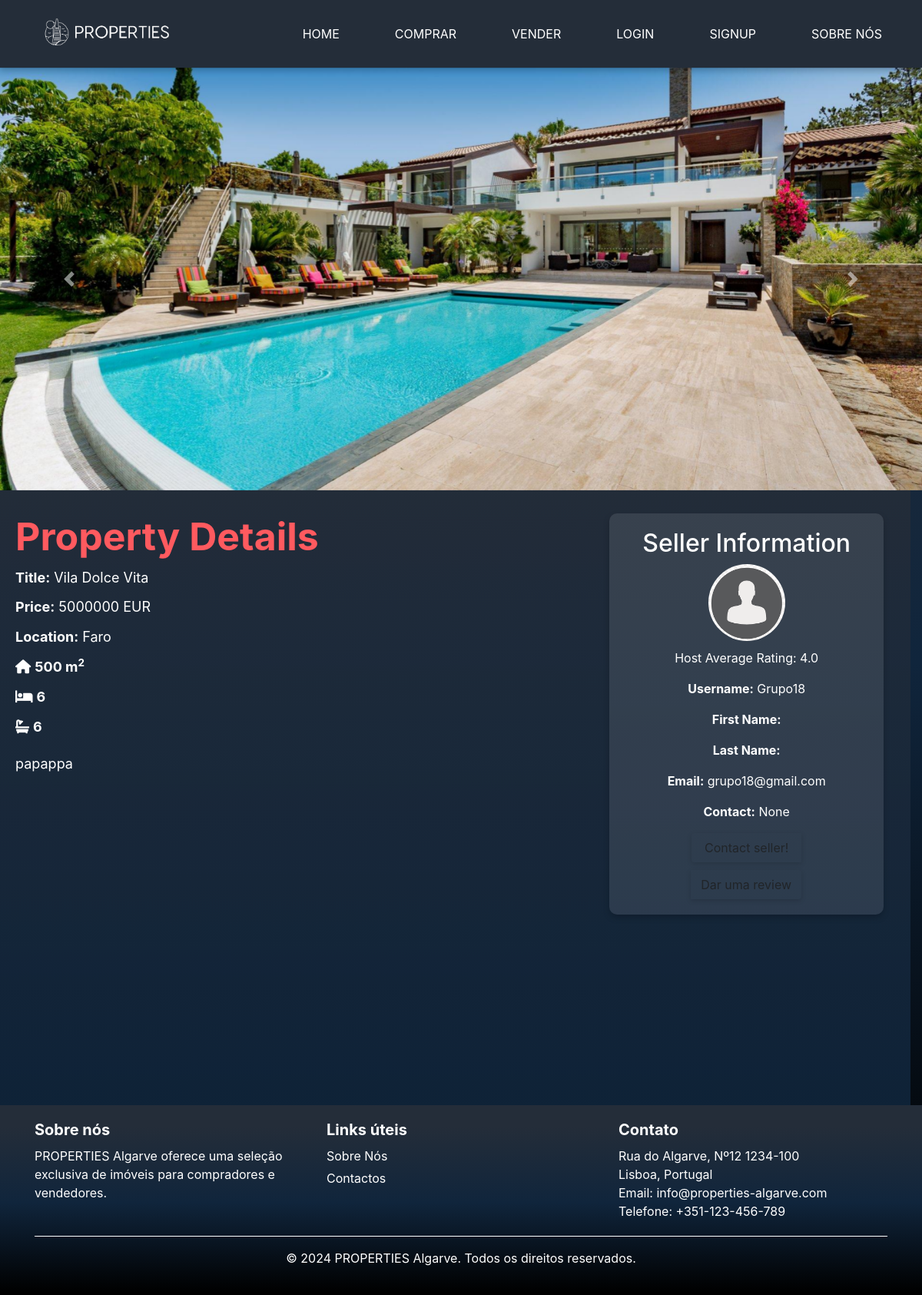
Screenshot of /comprar/5/ with the database file from the repository.
### base/models.py (models this page shows, shortened)
class PropertyImage(models.Model):
    property = models.ForeignKey('Property', related_name='images', on_delete=models.CASCADE)
    image = models.ImageField(upload_to='property_images/')
    uploaded_at = models.DateTimeField(auto_now_add=True)

class Property(models.Model):
    LOCATION_CHOICES = [
        ('faro', 'Faro'),
        ('lagos', 'Lagos'),
        ('portimao', 'Portimão'),
        ('albufeira', 'Albufeira'),
        ('tavira', 'Tavira'),
        ('olhao', 'Olhão'),
        ('silves', 'Silves'),
        ('loule', 'Loulé'),
        ('vila_real_de_santo_antonio', 'Vila Real de Santo António'),
    ]
    host = models.ForeignKey('Profile', on_delete=models.CASCADE)
    title = models.CharField(max_length=255)
    description = models.TextField()
    location = models.CharField(max_length=100, choices=LOCATION_CHOICES)
    price = models.DecimalField(max_digits=10, decimal_places=0)
    area = models.IntegerField()
    num_bedrooms = models.IntegerField()
    num_bathrooms = models.IntegerField()
    elevator = models.BooleanField(default=False)
    parking_spaces = models.IntegerField(default=0)
    pool = models.BooleanField(default=False)

class Profile(models.Model):
    USER_TYPES = (
        ('host', 'Vendedor'),
        ('guest', 'Cliente'),
    )
    user = models.OneToOneField(User, on_delete=models.CASCADE)
    address = models.CharField(max_length=255, null=True, blank=True)
    phone_number = models.CharField(max_length=15, null=True, blank=True)
    user_type = models.CharField(max_length=10, choices=USER_TYPES, default='guest')
    profile_picture = models.ImageField(upload_to='profile_pics/', default='default.png')

### base/views.py (the view)
# urls.py: path('comprar/<int:pk>/', views.property_details, name='property_detail'),
def property_details(request, pk):
    property_obj = get_object_or_404(Property, pk=pk)
    average_rating = Review.objects.filter(host=property_obj.host).aggregate(average=Avg('rating'))
    average = average_rating['average']
    if average is None:
        average = "Sem rating"
    context = {
        'property': property_obj,
        'average_rating': average
    }
    return render(request, 'property_details.html', context)

### templates/property_details.html (shortened to what this page needs)
{% extends 'main.html' %}
{% block content %}
<div id="propertyImagesCarousel" class="carousel slide" data-ride="carousel">
    <div class="carousel-inner">
        {% for image in property.images.all %}
        <div class="carousel-item {% if forloop.first %}active{% endif %}">
            <img src="{{ image.image.url }}" alt="{{ property.title }} Image {{ forloop.counter }}"
                 class="d-block w-100" style="max-height: 550px; object-fit: cover;">
        </div>
        {% endfor %}
    </div>
    <a class="carousel-control-prev" href="#propertyImagesCarousel" role="button" data-slide="prev">
        <span class="carousel-control-prev-icon" aria-hidden="true"></span>
    </a>
    <a class="carousel-control-next" href="#propertyImagesCarousel" role="button" data-slide="next">
        <span class="carousel-control-next-icon" aria-hidden="true"></span>
    </a>
</div>
<div class="property-detail row">
    <div class="col-md-8">
        <h2 class="property-title">Property Details</h2>
        <ul class="property-info">
            <li><strong>Title:</strong> {{ property.title }}</li>
            <li><strong>Price:</strong> {{ property.price }} EUR</li>
            <li><strong>Location:</strong> {{ property.location|capfirst }}</li>
            <li><i class="fa-solid fa-house"></i> <strong>{{ property.area }} m<sup>2</sup></strong></li>
            <li><i class="fas fa-bed"></i> <strong>{{ property.num_bedrooms }}</strong></li>
            <li><i class="fas fa-bath"></i> <strong>{{ property.num_bathrooms }}</strong></li>
        </ul>
        <p class="property-description">{{ property.description }}</p>
    </div>
    <div class="col-md-4">
        <div class="host-profile">
            <h2>Seller Information</h2>
            <img src="{{ property.host.profile_picture.url }}" alt="Host Picture" class="profile-img">
            <p>Host Average Rating: {{ average_rating|floatformat:1 }}</p>
            <p><strong>Username:</strong> {{ property.host.user.username }}</p>
            <p><strong>First Name:</strong> {{ property.host.user.first_name }}</p>
            <p><strong>Last Name:</strong> {{ property.host.user.last_name }}</p>
            <p><strong>Email:</strong> {{ property.host.user.email }}</p>
            <p><strong>Contact:</strong> {{ property.host.phone_number }}</p>
            <div class="btn-group">
                <a href="{% url 'messages' %}?user={{ property.host.user.id }}" class="btn btn-contact">Contact seller!</a>
                <a href="{% url 'create_review' property.host.id %}" class="btn btn-review">Dar uma review</a>
            </div>
        </div>
    </div>
</div>
{% endblock %}

### base/static/css/style.css (style rules this page uses)
* { margin: 0; padding: 0; box-sizing: border-box; font-family: 'SFProDisplay', sans-serif; }
html, body { margin: 0; padding: 0; min-height: 100%; position: relative; font-family: 'SFProDisplay', sans-serif; background: linear-gradient(180deg, rgb(36, 45, 57) 11.2%, rgb(16, 37, 60) 51.2%, rgb(0, 0, 0) 98.6%); background-attachment: fixed; background-repeat: no-repeat; background-size: cover; }
.property-title { color: #333; font-size: 1.5em; margin-bottom: 10px; }
.property-description { color: #666; margin-bottom: 10px; }

### base/static/css/property_details.css (style rules this page uses)
.property-detail { width: 100%; min-height: 100vh; padding: 30px 20px; background: linear-gradient(180deg, rgba(36, 45, 57, 0.9), rgba(16, 37, 60, 0.9)); color: #fff; display: flex; flex-direction: row; align-items: flex-start; justify-content: space-between; text-align: left; }
.property-title { font-size: 50px; margin-bottom: 10px; font-weight: bold; color: #FF5A5F; }
.property-info { list-style: none; padding: 0; margin-bottom: 20px; line-height: 1.6; font-size: 18px; color: #fff; }
.property-info li { margin-bottom: 10px; }
.property-description { max-width: 800px; font-size: 18px; line-height: 1.6; margin-bottom: 20px; color: #ffffff; }
.host-profile { padding: 20px; background-color: rgba(255, 255, 255, 0.1); border-radius: 10px; box-shadow: 0 4px 8px rgba(0, 0, 0, 0.2); text-align: center; width: 100%; }
.profile-img { width: 100px; height: 100px; border-radius: 50%; object-fit: cover; margin-bottom: 10px; }
.btn-group { display: flex; flex-direction: column; gap: 10px; }
.btn-contact, .btn-review { background-color: #FF5A5F; color: #ffffff; border: none; padding: 15px 30px; font-size: 18px; font-weight: bold; border-radius: 25px; cursor: pointer; box-shadow: 0 2px 6px rgba(0, 0, 0, 0.15); transition: background-color 0.3s, box-shadow 0.3s; }
.btn-contact { background-color: #FF5A5F; }
.btn-review { background-color: #FF4A4F; }

### base/static/css/footer.css (style rules this page uses)
html, body { height: 100%; margin: 0; display: flex; flex-direction: column; }

### rows the page displays
PropertyImage: image (picture)
Property: title "Vila Dolce Vita", price "5000000", location "Faro", area "500", num_bedrooms "6", num_bathrooms "6", description "papappa", host.profile_picture (placeholder picture), host.user.username "Grupo18", host.user.email "grupo18@gmail.com", host.phone_number "None"

### other values shown
{{ average_rating|floatformat:1 }} "4.0"
